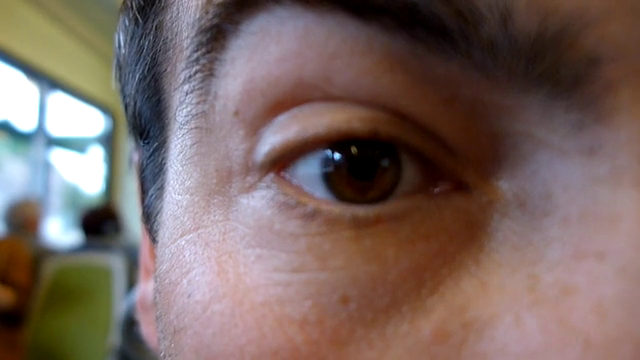
#> input picture frame 15 of 11.klasor/eye_motion.mp4, 640 x 360 px, given in place of hsv.mp4, which was not available
$ python hsv_ile_nesne_tespiti.py
#> lines starting #> are read from the running program, lines starting #| are printed output that depends on the picture; after the words box and inside, x2 and y2 are one past the last pixel; in counts of white or black regions, pixels touching at a corner belong together; pictures that were not available may be replaced by others from this repository, and a replacement may not be noted
import numpy as np
import cv2

path = "C:\\Users\\Furkan\\Desktop\\OpenCVegitim\\11.klasor\\hsv.mp4"
capture = cv2.VideoCapture(path)

def nothing(x):
    pass

cv2.namedWindow("trackbar")
cv2.createTrackbar("LH","trackbar",0,179,nothing)
#> slider 'LH' is set to 35
cv2.createTrackbar("LS","trackbar",0,255,nothing)
#> slider 'LS' is set to 51
cv2.createTrackbar("LV","trackbar",0,255,nothing)
#> slider 'LV' is set to 51
cv2.createTrackbar("UH","trackbar",0,179,nothing)
#> slider 'UH' is set to 179
cv2.createTrackbar("US","trackbar",0,255,nothing)
#> slider 'US' is set to 255
cv2.createTrackbar("UV","trackbar",0,255,nothing)
#> slider 'UV' is set to 255

while(1):
    ret,frame = capture.read()
#> frame is the input picture: shape (360, 640, 3); mean B, G, R 97.9, 102.8, 121.2
    frame = cv2.flip(frame,1)
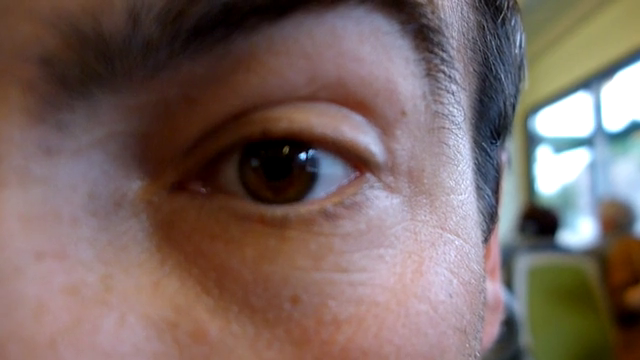
#> frame: shape (360, 640, 3); mean B, G, R 97.9, 102.8, 121.2
    frame = cv2.resize(frame,(500,350))
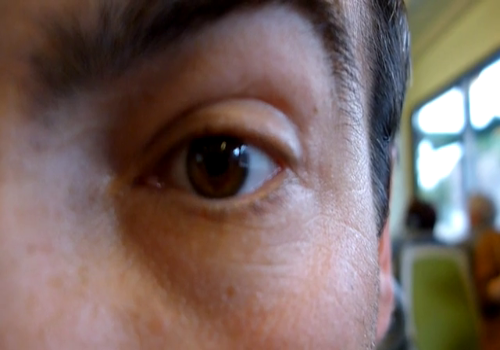
#> frame: shape (350, 500, 3); mean B, G, R 97.8, 102.7, 121

    hsv_frame = cv2.cvtColor(frame,cv2.COLOR_BGR2HSV)
#> hsv_frame: shape (350, 500, 3); mean H, S, V 66.5, 92.3, 126.6

    lh = cv2.getTrackbarPos("LH","trackbar")
    ls = cv2.getTrackbarPos("LS","trackbar")
    lv = cv2.getTrackbarPos("LV","trackbar")
    uh = cv2.getTrackbarPos("UH","trackbar")
    us = cv2.getTrackbarPos("US","trackbar")
    uv = cv2.getTrackbarPos("UV","trackbar")

    lower_blue = np.array([lh,ls,lv])
    upper_blue = np.array([uh,us,uv])

    mask_frame = cv2.inRange(hsv_frame,lower_blue,upper_blue)
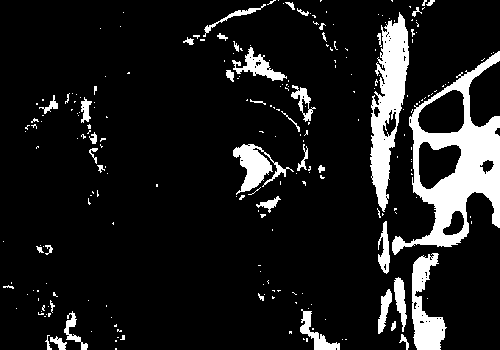
#> mask_frame: shape (350, 500); 11.3% white; 238 white regions (195 under 20 px), largest, box (x1, y1, x2, y2) and area: (392, 51, 500, 255) 7496, (370, 12, 409, 212) 3940, (412, 253, 447, 350) 1789
    bitwise_frame = cv2.bitwise_and(frame,frame,mask=mask_frame)
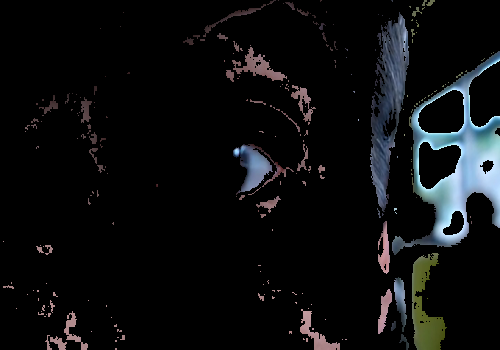
#> bitwise_frame: shape (350, 500, 3); mean B, G, R 15, 13.9, 12.6
    #     bitwise_and ile Renk İzolasyonu
    # bitwise = cv2.bitwise_and(frame, frame, mask=mask)
    # 👉 Burada bitwise_and'in rolü ne?

        # Maske ile orijinal görüntüyü birleştirir.
    # Sadece maskede beyaz (255) olan pikseller, orijinal görüntüde korunur.
    # Maskede siyah (0) olan yerler görüntüde siyah yapılır.
    # 💡 Neden bitwise_and?

    # AND işlemi, sadece hem maske hem de görüntüde uygun piksellerin kalmasını sağlar.
    # Böylece, seçilen renk aralığına sahip nesneler izole edilir ve kolayca analiz edilebilir.
    # 🖼️ Sonuç Görseller:
    # frame: Orijinal video karesi.
    # mask: Seçilen renklerin beyaz olduğu ikili görüntü.
    # bitwise: Sadece seçilen renklerin orijinal görüntüde kaldığı izolasyon sonucu.

    cv2.imshow("frame",frame)
    cv2.imshow("mask",mask_frame)
    cv2.imshow("bitwise",bitwise_frame)

    if cv2.waitKey(20) & 0xFF == ord("q"):
#> (key q is pressed here)
        break

capture.release()
cv2.destroyAllWindows()

$ run again, starting later in the video
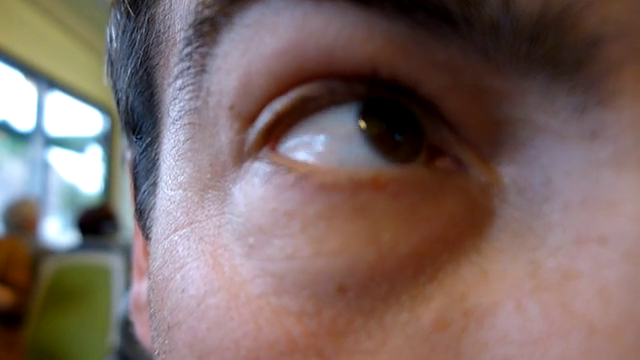
#> input picture frame 70 of 11.klasor/eye_motion.mp4, 640 x 360 px, given in place of hsv.mp4, which was not available
#> frame is the input picture: shape (360, 640, 3); mean B, G, R 100.5, 104.8, 123.9
#> hsv_frame: shape (350, 500, 3); mean H, S, V 66.8, 90.3, 129.4
#> `mask_frame = cv2.inRange(hsv_frame,lower_blue,upper_blue)`:
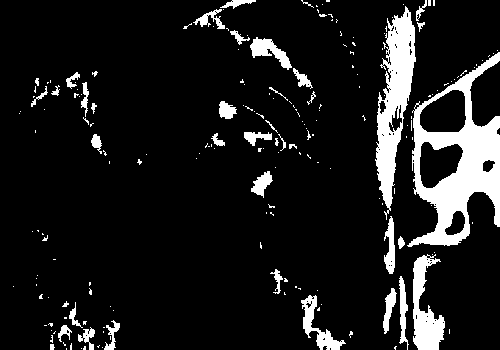
#> mask_frame: shape (350, 500); 10.9% white; 197 white regions (157 under 20 px), largest, box (x1, y1, x2, y2) and area: (407, 52, 500, 247) 7182, (375, 6, 416, 220) 4045, (413, 254, 445, 350) 1666
#> `bitwise_frame = cv2.bitwise_and(frame,frame,mask=mask_frame)`:
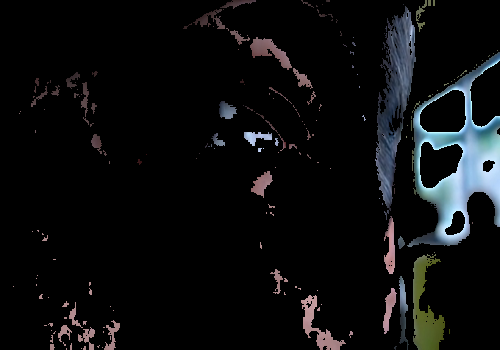
#> bitwise_frame: shape (350, 500, 3); mean B, G, R 14.5, 13.4, 12.3

$ run again, starting later in the video
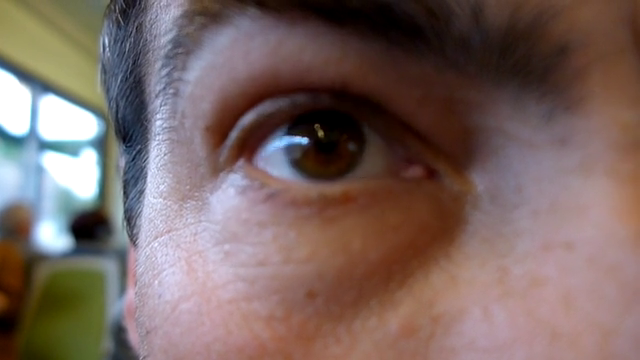
#> input picture frame 124 of 11.klasor/eye_motion.mp4, 640 x 360 px, given in place of hsv.mp4, which was not available
#> frame is the input picture: shape (360, 640, 3); mean B, G, R 97.7, 102, 121.5
#> hsv_frame: shape (350, 500, 3); mean H, S, V 64.2, 94, 126.9
#> `mask_frame = cv2.inRange(hsv_frame,lower_blue,upper_blue)`:
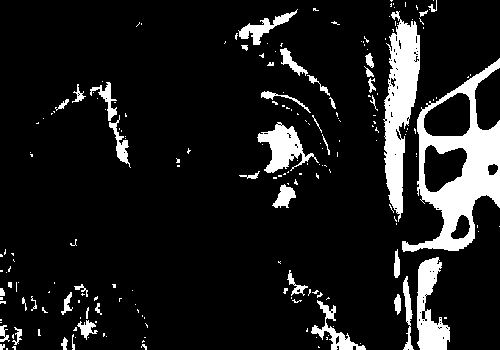
#> mask_frame: shape (350, 500); 11.2% white; 206 white regions (162 under 20 px), largest, box (x1, y1, x2, y2) and area: (402, 58, 500, 252) 6720, (383, 11, 420, 222) 4132, (417, 257, 450, 350) 1736
#> `bitwise_frame = cv2.bitwise_and(frame,frame,mask=mask_frame)`:
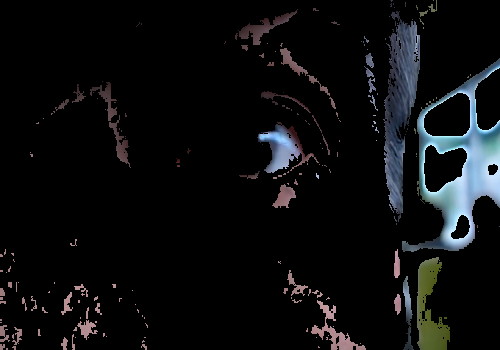
#> bitwise_frame: shape (350, 500, 3); mean B, G, R 14.7, 13.4, 12.4
